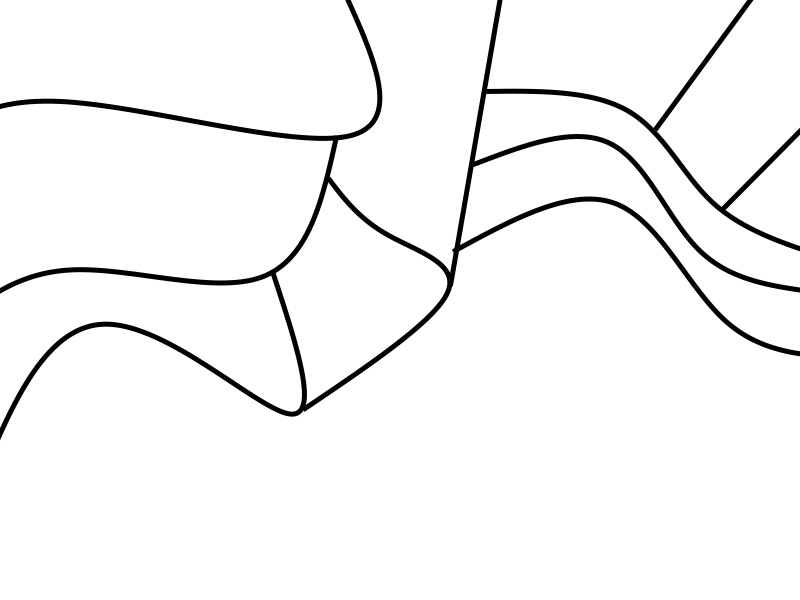
#> input picture images/thinnerTest.jpg, 800 x 600 px
$ python img_to_planar.py
#> lines starting #> are read from the running program, lines starting #| are printed output that depends on the picture; after the words box and inside, x2 and y2 are one past the last pixel; in counts of white or black regions, pixels touching at a corner belong together
from skimage import color, io, measure, graph, segmentation
import matplotlib.pyplot as plt
import networkx as nx
import numpy as np

# colours we only need 4 but there are some extras, colour white is for the background, so the first color is green
COLOR_PALETTE = ["white", "green", "red", "blue", "yellow", "purple", "pink", "orange", "lightblue"]


def draw_graph(adj: dict | nx.Graph, node_colors: dict | None = None) -> None:
    """Draw a graph. adj must be an adjacency list (dict of lists) or an nx.Graph.""" #this is just so I can hover for hint in VSCode
    if isinstance(adj, nx.Graph):
        G = adj
    elif isinstance(adj, dict):
        G = nx.from_dict_of_lists(adj)
    else:
        raise TypeError("adj must be an adjacency list (dict) or an nx.Graph")

    draw_kw = dict(with_labels=True, node_size=750, font_size=10) #this is for the labels
    if node_colors is not None:
        color_list = []
        for n in G.nodes():
            color_list.append(node_colors.get(n, 0))
        node_color = []
        for c in color_list:
            if c < len(COLOR_PALETTE):
                node_color.append(COLOR_PALETTE[c])
            else:
                node_color.append(COLOR_PALETTE[1])
        draw_kw["node_color"] = node_color

    plt.figure(figsize=(6, 6))
    try:
        nx.draw_planar(G, **draw_kw) #this throws an error if the graph is not planar

    except Exception: #we can expect an error if the graph is not planar(quite common actually)
        print("Tried to draw planar, but failed. Drawing with spring_layout.")
        pos = nx.spring_layout(G)
        nx.draw(G, pos=pos, **draw_kw)
    plt.show(block=False)

class img_planar:
    def img_load(image_path="NW_AMER.jpg"):

#> called with image_path = 'images/thinnerTest.jpg'
        img = io.imread(image_path)
#> img is the input picture: shape (600, 800, 3); min 0, max 255, mean 245.6
        gray = color.rgb2gray(img)
        #print(np.unique(gray)) # values of the pixels in image range from 0-1 (border detection)


# setting parameter for the border and region.
        border = gray < 0.3
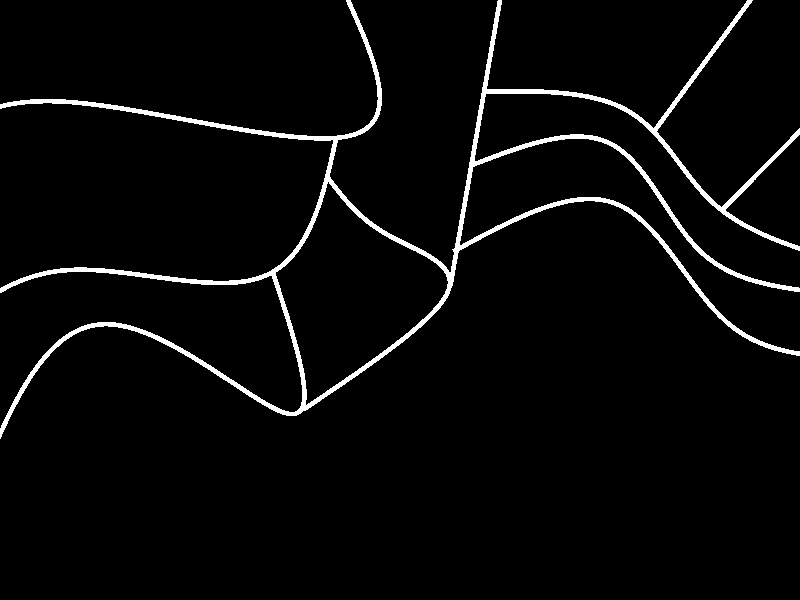
#> border: shape (600, 800) bool; 3.4% white; 1 white region, box (x1, y1, x2, y2) and area: (0, 0, 800, 439) 16483
        regions = gray > 0.3


#connectivity 2 is used as connectivity 1 only tracks up down left right. diagonals must be considered.
        labels = measure.label(regions, connectivity=2)
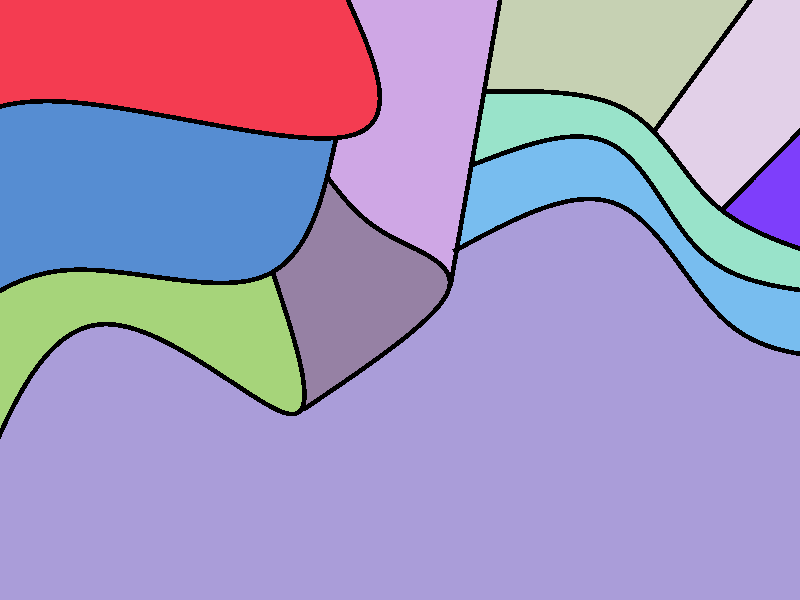
#> labels: shape (600, 800) int32; 12 distinct labels, from 0 to 11; one colour per label, 0 black
        num_regions = labels.max()
#> num_regions = 11
#region detection
        print("Number of regions labeled in the image: ", num_regions - 1)
#| Number of regions labeled in the image:  10

        plt.figure(figsize=(8, 8)) # new plot to show all at same time
        plt.imshow(labels > 0, cmap='gray')

        # Add region numbers to help visualize the regions and debug
        for region in measure.regionprops(labels):
            y, x = region.centroid
            plt.text(x, y, str(region.label), color='red',
                     fontsize=8, ha='center', va='center', fontweight='bold')
#> this loop made 11 passes
#> (y, x) on passes 1 to 11: (59.76, 195), (117.9, 418.7), (47.26, 607.8), (100.7, 740.7), (174.1, 637), (194, 149.1), (197.7, 774.1), (223.1, 620.9), (293.9, 352.6), (450.7, 430.1), (326.3, 154.8)
                    # try to center it not spending alot of time on it

        plt.axis('off')
        plt.title("Numbered Regions")
        plt.show(block=False)

        return labels, border

    def adjacency_list(labels, border):
        # skimage has some useful things to help with this process and
        # yes using an external lib is like cheating,
        #  but its much better than what we were doing before and easy

        expanded_labels = segmentation.expand_labels(labels, distance=10)
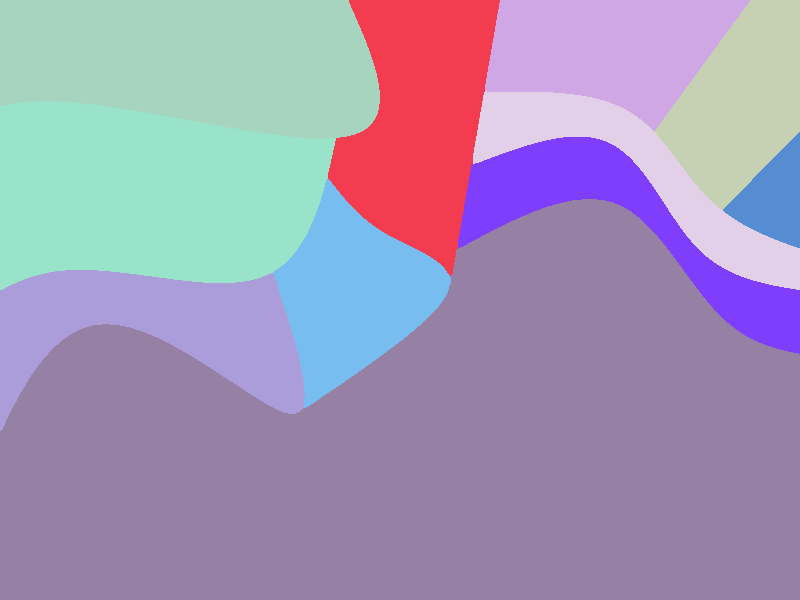
#> expanded_labels: shape (600, 800) int32; 11 distinct labels, from 1 to 11; one colour per label, 0 black

       # Remember: border.astype(float) is the edge map (array of floats) we get from border = gray < 0.3
       # as the rag_boundary function requires (labels, edge_map)
       # this is hacky and we should consider changing this later, but seems to test quite well
        rag = graph.rag_boundary(expanded_labels, border.astype(float))
        adjacency = set()
        for a, b in rag.edges():
            if a != 0 and b != 0:
                adjacency.add(tuple(sorted((int(a), int(b)))))
#> this loop made 20 passes
#> (a, b) on passes 1 to 12: (1, 2), (1, 6), (2, 3), (2, 5), (2, 6), (2, 8), (2, 9), (2, 10), (6, 9), (6, 11), (3, 4), (3, 5)
#> after the loop, adjacency = 20 items
        print("set of edges: ", adjacency)
#| set of edges:  {(3, 4), (5, 7), (9, 11), (1, 6), (2, 5), (2, 8), (6, 11), (4, 5), (9, 10), (1, 2), (10, 11), (2, 10), (4, 7), (3, 5), (5, 8), (8, 10), (2, 3), (2, 9), (2, 6), (6, 9)}

        return adjacency

# graph creation with networkx
    def graph_result(adjacency, node_colors=None):
        graph = nx.Graph()
        graph.add_edges_from(adjacency)
        draw_graph(graph, node_colors=node_colors)


if __name__ == "__main__":
    labels, border = img_planar.img_load("images/thinnerTest.jpg")
    adjacency = img_planar.adjacency_list(labels, border)
#> adjacency = 20 items
    img_planar.graph_result(adjacency)
#> in draw_graph, `plt.show(block=False)`:
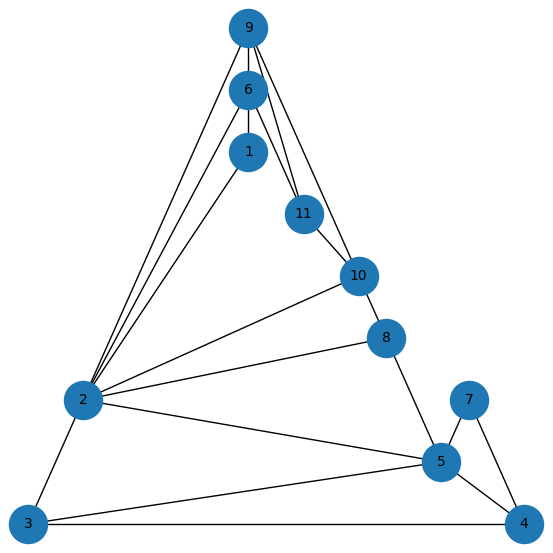
#> figure drawn by matplotlib, 1 panel

$ run again, with ILikeDrawing.jpg copied over images/thinnerTest.jpg
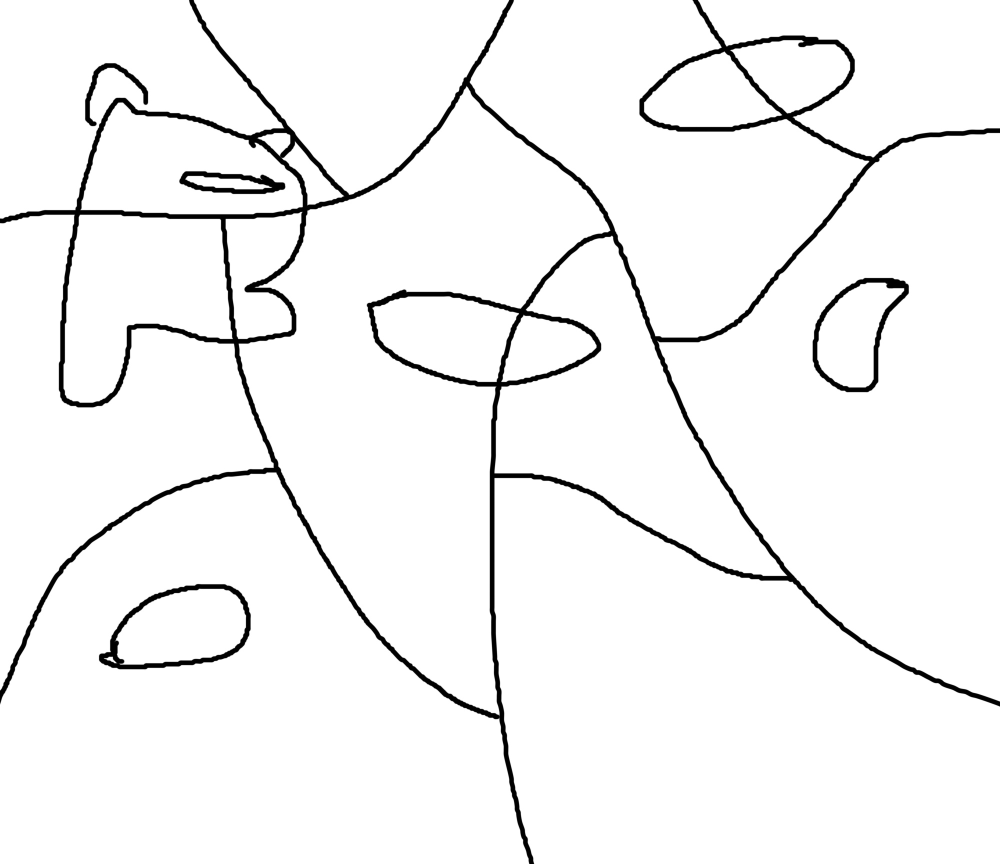
#> input picture ILikeDrawing.jpg, 2000 x 1728 px (shown at 1/2 size)
#> in img_load, img is the input picture: shape (1728, 2000, 3); min 0, max 255, mean 244.3
#> border: shape (1728, 2000) bool; 4% white; 5 white regions, box (x1, y1, x2, y2) and area: (0, 0, 2000, 1728) 117160, (198, 1168, 501, 1338) 7312, (1626, 556, 1817, 784) 6247, (359, 343, 570, 388) 4052, (171, 127, 296, 252) 2399
#> labels: shape (1728, 2000) int32; 24 distinct labels, from 0 to 23
#> num_regions = 23
#| Number of regions labeled in the image:  22
#> the loop in img_load, `for region in measure.regionprops(labels):` made 23 passes
#> (y, x) on passes 1 to 8: (172.9, 202), (141.2, 711.1), (308.2, 1322), (125.1, 1775.6), (141.9, 1589.4), (193, 1416.3), (767.9, 822), (337.3, 357.2)
#> in adjacency_list, `expanded_labels = segmentation.expand_labels(labels, distance=10)`:
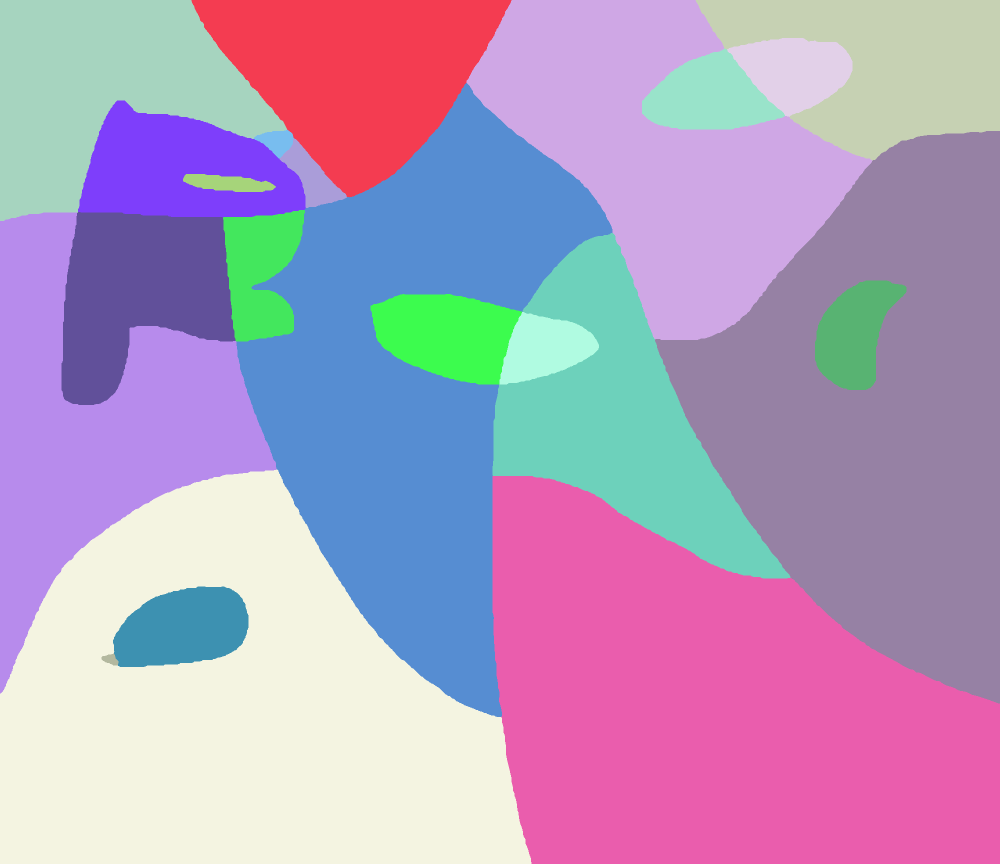
#> expanded_labels: shape (1728, 2000) int32 (shown at 1/2 size); 23 distinct labels, from 1 to 23; one colour per label, 0 black
#> the loop in adjacency_list, `for a, b in rag.edges():` made 48 passes
#> (a, b) on passes 1 to 8: (1, 2), (1, 8), (1, 9), (1, 14), (1, 15), (2, 3), (2, 7), (2, 9)
#> after the loop in adjacency_list, `for a, b in rag.edges():`: adjacency = 48 items
#> (printed output is left out)
#> in draw_graph, `plt.show(block=False)`:
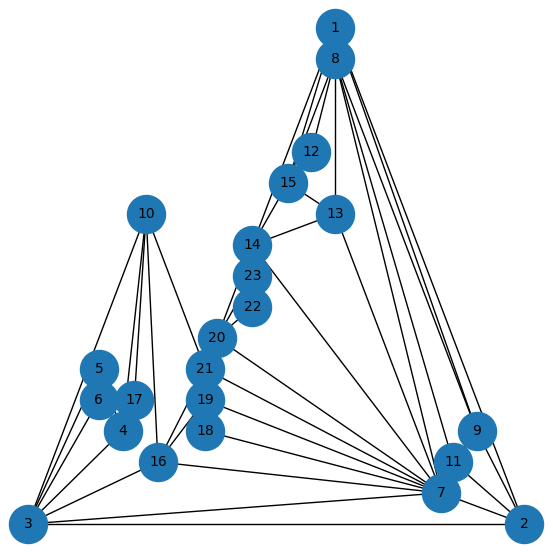
#> figure drawn by matplotlib, 1 panel

$ run again, with modernArt.jpg copied over images/thinnerTest.jpg
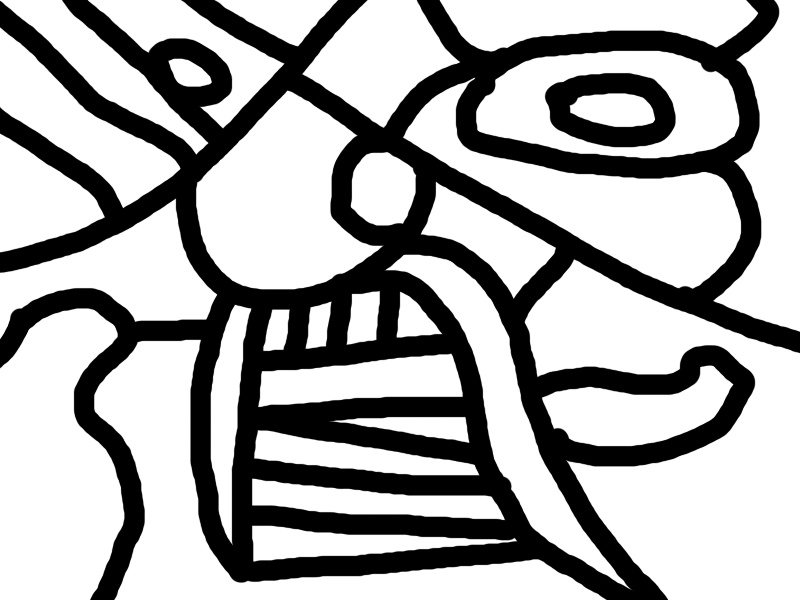
#> input picture modernArt.jpg, 800 x 600 px
#> in img_load, img is the input picture: shape (600, 800, 3); min 0, max 255, mean 170.4
#> border: shape (600, 800) bool; 32.6% white; 2 white regions, box (x1, y1, x2, y2) and area: (0, 0, 800, 600) 151097, (545, 73, 675, 147) 5504
#> labels: shape (600, 800) int32; 32 distinct labels, from 0 to 31
#> num_regions = 31
#| Number of regions labeled in the image:  30
#> the loop in img_load, `for region in measure.regionprops(labels):` made 31 passes
#> (y, x) on passes 1 to 8: (65.41, 102.1), (45.11, 194.7), (15.53, 281.3), (57, 379.8), (18.48, 594.6), (176.8, 773.9), (125.8, 77.72), (102, 612.9)
#> in adjacency_list, `expanded_labels = segmentation.expand_labels(labels, distance=10)`:
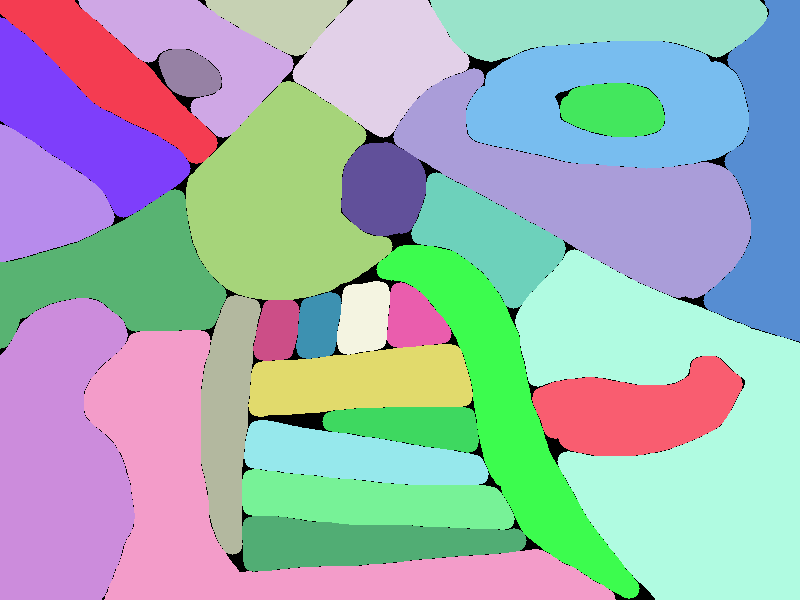
#> expanded_labels: shape (600, 800) int32; 32 distinct labels, from 0 to 31; one colour per label, 0 black
#> the loop in adjacency_list, `for a, b in rag.edges():` made 95 passes
#> (a, b) on passes 1 to 8: (0, 1), (0, 2), (0, 3), (0, 4), (0, 5), (0, 6), (0, 7), (0, 8)
#> after the loop in adjacency_list, `for a, b in rag.edges():`: adjacency = 64 items
#> (printed output is left out)
#> in draw_graph, `plt.show(block=False)`:
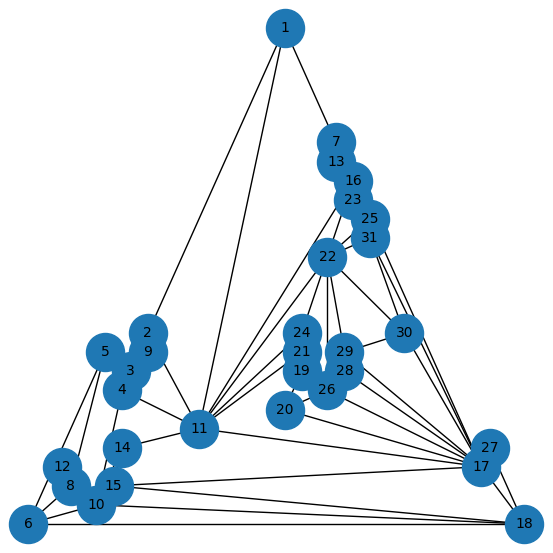
#> figure drawn by matplotlib, 1 panel
